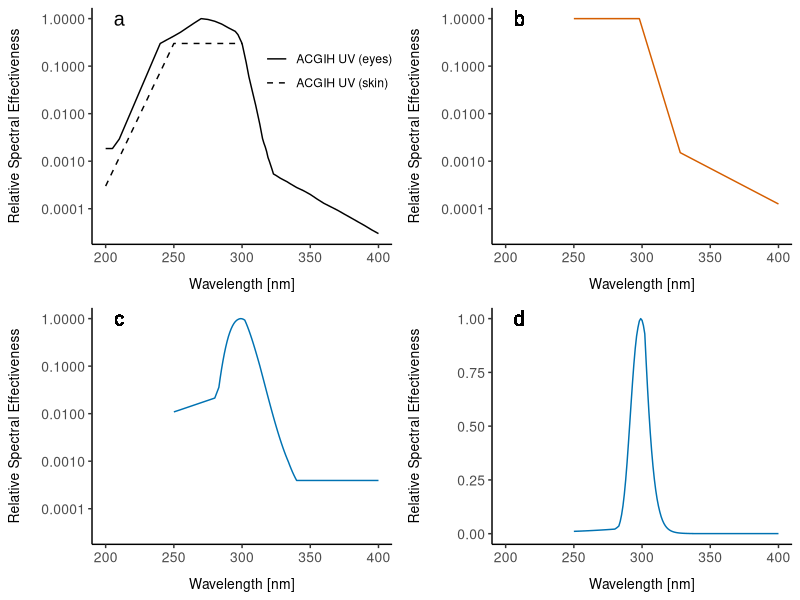
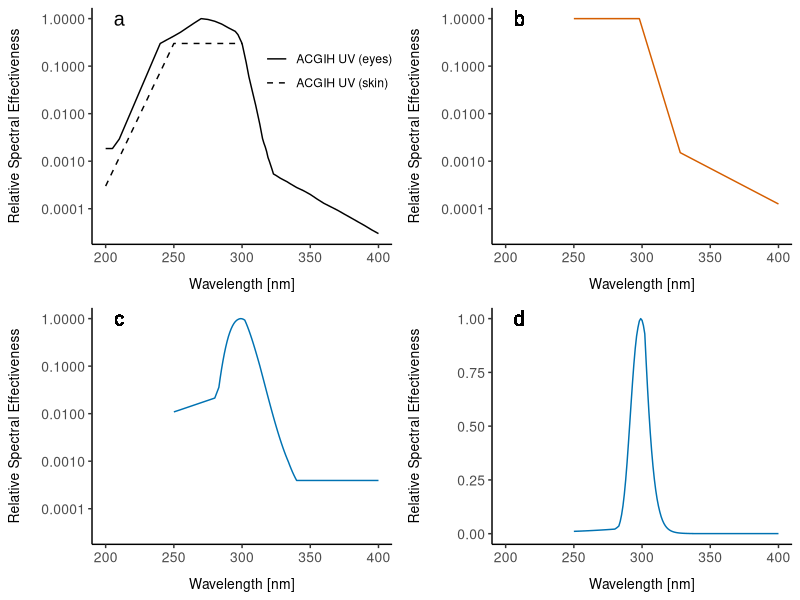

Recreate these plots in R, in order.
library(tidyverse)
library(readxl)
library(gridExtra)
library(cowplot)
library(scales)

# loading data frames for ACGIH TLVs
tlv <- read_xlsx("../data/action_spectra_and_tlv_data.xlsx", sheet = "TLV")
tlv_skin <- read_xlsx("../data/action_spectra_and_tlv_data.xlsx", sheet = "TLV_skin")

# check column names in the data frames
colnames(tlv)
colnames(tlv_skin)

# renaming columns to make them easier to handle
tlv <- tlv %>%
  rename("wavel" = "Wavelength (nm)",
         "tlv" = "TLV (mJ/cm^2)",
         "rse" = "Relative Spectral Effectiveness")

tlv_skin <- tlv_skin %>%
  rename("wavel" = "Wavelength (nm)",
         "tlv" = "TLV (mJ/cm^2)",
         "rse" = "Relative Spectral Effectiveness")

acgih_plot <- ggplot() +
  geom_line(data = tlv, aes(x = wavel, y = rse, linetype = "TLV", color = "TLV")) +
  geom_line(data = tlv_skin, aes(x = wavel, y = rse, linetype = "TLV (skin)", color = "TLV (skin)")) +
  geom_text(aes(x = 210, y = 1, label = "a"), size = 5, family = "Arial", color = "black") +
  labs(x = "Wavelength [nm]",
       y = "Relative Spectral Effectiveness") +
  scale_x_continuous(limits = c(200, 400), breaks = seq(from = 200, to = 400, by = 50)) +
  scale_y_log10(limits = c(0.00003, 1), labels = number_format(accuracy = 0.0001, big.mark = ",")) +
  scale_linetype_manual(values = c("TLV" = "solid", "TLV (skin)" = "dashed"),
                        name = "",
                        labels = c("ACGIH UV (eyes)", "ACGIH UV (skin)")) +
  scale_color_manual(values = c("TLV" = "black", "TLV (skin)" = "black"),
                     name = "",
                     labels = c("ACGIH UV (eyes)", "ACGIH UV (skin)")) +
  theme_classic() +
  theme(
    legend.position = c(0.55, 0.6), # Adjust the x and y values for the desired position
    legend.justification = c(0, 0),
    legend.background = element_rect(fill = "transparent", color = "transparent"),
    legend.box.background = element_rect(fill = "transparent", color = "transparent"),
    axis.text = element_text(size = 10), # Increase tick label font size
    axis.title.x = element_text(size = 10, margin = margin(t = 10)), # Increase X axis label font size and add space
    axis.title.y = element_text(size = 10, margin = margin(r = 15)),  # Increase Y axis label font size and add space
    plot.margin = margin(0.2, 0.2, 0.2, 0.2, "cm")
  )

# Load data into data frame erythema
erythema <- read_xlsx("../data/action_spectra_and_tlv_data.xlsx", sheet = "action_spectra")

# Create linear scale plot
erythema_plot <- ggplot(erythema, aes(x = wavel, y = erythema)) +
  geom_line(linetype = "solid", color = "#D55E00") +
  geom_text(aes(x = 210, y = 1, label = "b"), size = 5, family = "Arial", color = "black") +
  labs(x = "Wavelength [nm]",
       y = "Relative Spectral Effectiveness") +
  scale_x_continuous(limits = c(200, 400)) +
  scale_y_log10(limits = c(0.00003, 1), labels = number_format(accuracy = 0.0001, big.mark = ",")) +
  theme_classic() +
  theme(axis.text = element_text(size = 10), # Increase tick label font size
        axis.title.x = element_text(size = 10, margin = margin(t = 10)), # Increase X axis label font size and add space
        axis.title.y = element_text(size = 10, margin = margin(r = 15)),  # Increase Y axis label font size and add space
        plot.margin = margin(0.2, 0.2, 0.2, 0.2, "cm")
  )

# Load data into data frame nmsc
nmsc <- read_xlsx("../data/action_spectra_and_tlv_data.xlsx", sheet = "action_spectra")

# Create log scale plot
log_plot <- ggplot(nmsc, aes(x = wavel, y = nmsc)) +
  geom_line(linetype = "solid", color = "#0072B2") +
  geom_text(aes(x = 210, y = 1, label = "c"), size = 5, family = "Arial", color = "black") +
  labs(x = "Wavelength [nm]",
       y = "Relative Spectral Effectiveness") +
  scale_x_continuous(limits = c(200, 400)) +
  scale_y_log10(limits = c(0.00003, 1), labels = number_format(accuracy = 0.0001, big.mark = ",")) +
  theme_classic() +
  theme(axis.text = element_text(size = 10), # Increase tick label font size
        axis.title.x = element_text(size = 10, margin = margin(t = 10)), # Increase X axis label font size and add space
        axis.title.y = element_text(size = 10, margin = margin(r = 15)),  # Increase Y axis label font size and add space
        plot.margin = margin(0.2, 0.2, 0.2, 0.2, "cm")
  )

# Create linear scale plot
linear_plot <- ggplot(nmsc, aes(x = wavel, y = nmsc)) +
  geom_line(linetype = "solid", color = "#0072B2") +
  geom_text(aes(x = 210, y = 1, label = "d"), size = 5, family = "Arial", color = "black") +
  labs(x = "Wavelength [nm]",
       y = "Relative Spectral Effectiveness") +
  scale_x_continuous(limits = c(200, 400)) +
  theme_classic() +
  theme(axis.text = element_text(size = 10), # Increase tick label font size
        axis.title.x = element_text(size = 10, margin = margin(t = 10)), # Increase X axis label font size and add space
        axis.title.y = element_text(size = 10, margin = margin(r = 15)),  # Increase Y axis label font size and add space
        plot.margin = margin(0.2, 0.2, 0.2, 0.2, "cm")
  )

# Arrange the plots
plot_grid(acgih_plot, erythema_plot, log_plot, linear_plot, ncol = 2, align = 'v')


ggsave("../figure image files/ACGIH_erythema_nmsc_four_panels.pdf", plot_grid(acgih_plot, erythema_plot, log_plot, linear_plot, ncol = 2, align = 'v'), width = 200, height = 140, unit = "mm", dpi = 600)